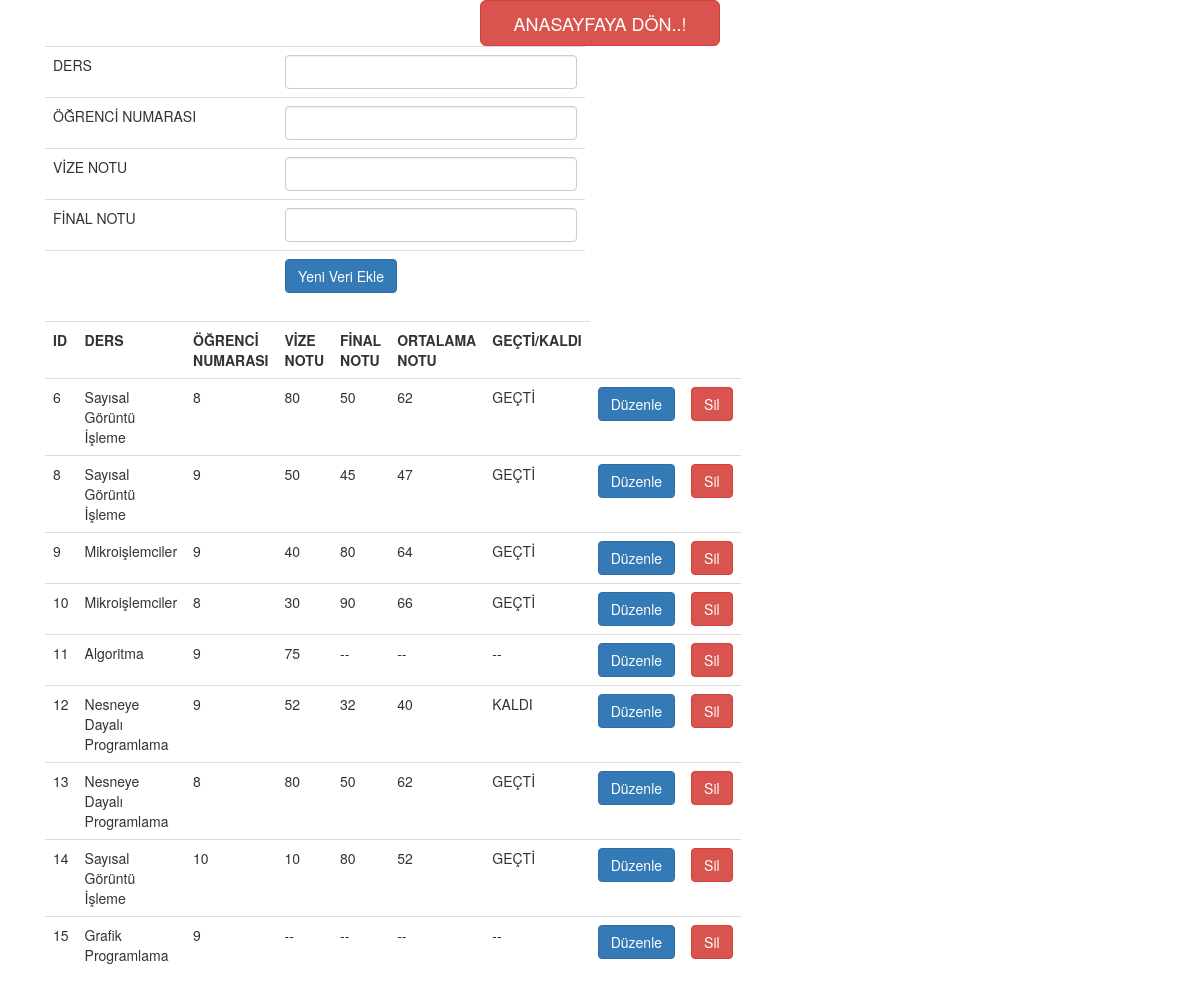
Screenshot of /ekle.php with the database file from the repository.
### tables this page shows
CREATE TABLE IF NOT EXISTS `notlis` (
  `id` int(11) NOT NULL AUTO_INCREMENT,
  `ogrNo` int(11) NOT NULL,
  `dersAdi` varchar(45) NOT NULL,
  `vize` varchar(3) DEFAULT NULL,
  `final` varchar(3) DEFAULT NULL,
  `ortalama` varchar(3) DEFAULT NULL,
  `durum` varchar(45) DEFAULT NULL,
  PRIMARY KEY (`id`)
);

### ekle.php (the view, shortened to what this page needs)
<?php
include("veri.php");
?>
<!doctype html>
<html>
	<head>
		<link rel="stylesheet" href="CSS.css">
		<link rel="stylesheet" href="https://maxcdn.bootstrapcdn.com/bootstrap/3.3.7/css/bootstrap.min.css">
	</head>
	<body>
		<div class="ortala">
		<a href="index.php" style="margin-left:40%; width:20%; " class="btn btn-danger btn-lg">ANASAYFAYA DÖN..!</a>
		</div>
		<div class="container">
			<div class="col-md-6">
				<form action="" method="post">
					<table class="table">
						<tr>
							<td>DERS</td>
							<td><input type="text" name="ders" class="form-control" ></td>
						</tr>
						<tr>
							<td>ÖĞRENCİ NUMARASI</td>
							<td><input type="text" name="ogrNo" class="form-control" ></td>
						</tr>
						<tr>
							<td>VİZE NOTU</td>
							<td><input type="text" name="vize" class="form-control" ></td>
						</tr>
						<tr>
							<td>FİNAL NOTU</td>
							<td><input type="text" name="final" class="form-control" ></td>
						</tr>
						<tr>
							<td></td>
							<td><input class="btn btn-primary"  type="submit" value="Yeni Veri Ekle"></td>
						</tr>
					</table>
				</form>
			</div>
			<div class="col-md-7">
				<table class="table">
					<tr>
						<th>ID</th>
						<th>DERS</th>
						<th>ÖĞRENCİ NUMARASI</th>
						<th>VİZE NOTU</th>
						<th>FİNAL NOTU</th>
						<th>ORTALAMA NOTU</th>
						<th>GEÇTİ/KALDI</th>
					</tr>
					<?php
						$sorgu = $baglanti->query("SELECT * FROM notlis");
						while ($sonuc=$sorgu->fetch(PDO::FETCH_ASSOC)){
							$id=$sonuc['id'];
							$ogrNo=$sonuc['ogrNo'];
							$dersAdi=$sonuc['dersAdi'];
							$vize=$sonuc['vize'];
							$final=$sonuc['final'];
							$ortalama=$sonuc['ortalama'];
							$durum=$sonuc['durum'];
					?>
							<tr>
								<td><?php echo $id;?></td>
								<td><?php echo $dersAdi;?></td>
								<td><?php echo $ogrNo;?></td>
								<td><?php echo $vize;?></td>
								<td><?php echo $final;?></td>
								<td><?php echo $ortalama;?></td>
								<td><?php echo $durum;?></td>
								<td><a href="duzenle.php?id=<?php echo $id; ?>" class="btn btn-primary">Düzenle</a></td>
								<td><a href="sil.php?id=<?php echo $id; ?>" class="btn btn-danger">Sil</a></td>
							</tr>
					<?php
						}
					?>
				</table>
			</div>
		</div>
	</body>
</html>

### rows the page displays
notlis: id "6", dersAdi "Sayısal Görüntü İşleme", ogrNo "8", vize "80", final "50", ortalama "62", durum "GEÇTİ"
notlis: id "8", dersAdi "Sayısal Görüntü İşleme", ogrNo "9", vize "50", final "45", ortalama "47", durum "GEÇTİ"
notlis: id "9", dersAdi "Mikroişlemciler", ogrNo "9", vize "40", final "80", ortalama "64", durum "GEÇTİ"
notlis: id "10", dersAdi "Mikroişlemciler", ogrNo "8", vize "30", final "90", ortalama "66", durum "GEÇTİ"
notlis: id "11", dersAdi "Algoritma", ogrNo "9", vize "75", final "--", ortalama "--", durum "--"
notlis: id "12", dersAdi "Nesneye Dayalı Programlama", ogrNo "9", vize "52", final "32", ortalama "40", durum "KALDI"
notlis: id "13", dersAdi "Nesneye Dayalı Programlama", ogrNo "8", vize "80", final "50", ortalama "62", durum "GEÇTİ"
notlis: id "14", dersAdi "Sayısal Görüntü İşleme", ogrNo "10", vize "10", final "80", ortalama "52", durum "GEÇTİ"
notlis: id "15", dersAdi "Grafik Programlama", ogrNo "9", vize "--", final "--", ortalama "--", durum "--"
